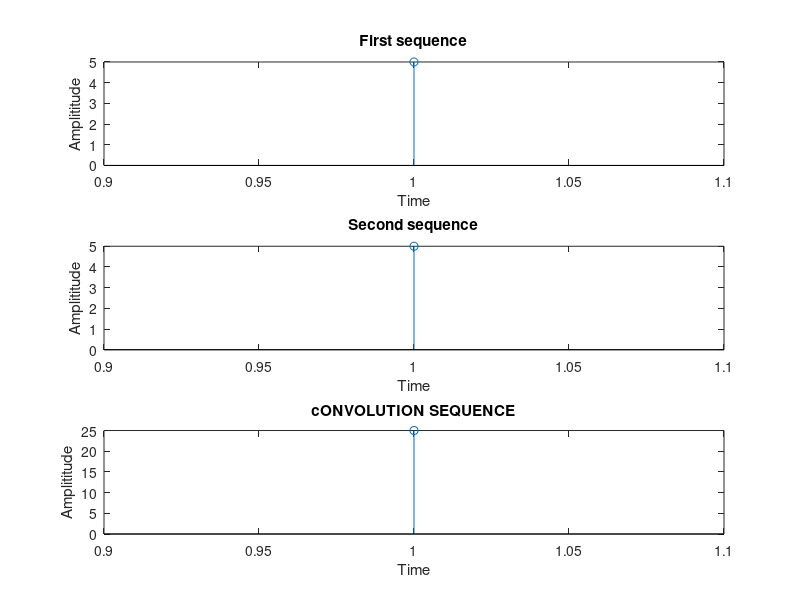

Write the MATLAB code that produced this figure.
clc;
close all;
clear all;
x1 = input('Enter first sequence:');
x2 = input('Enter 2nd sequence:');


subplot(3,1,1);
stem(x1);
xlabel('Time');
ylabel('Amplititude')
title('First sequence');

subplot(3,1,2);
stem(x2);
xlabel('Time');
ylabel('Amplititude')
title('Second sequence');

y = conv(x1,x2);
disp(y);
subplot(3,1,3);
stem(y);
xlabel('Time');
ylabel('Amplititude')
title('cONVOLUTION SEQUENCE');